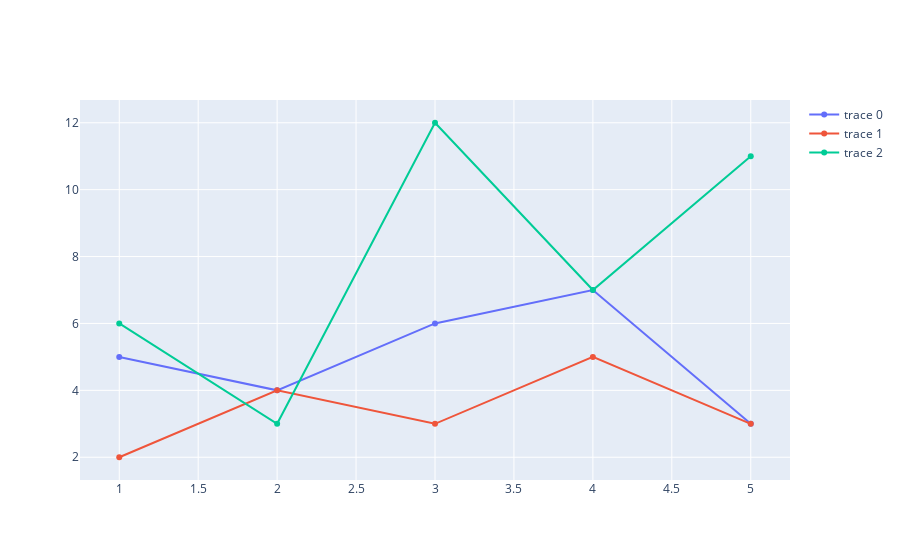

The code cell stored with this chart in its notebook:
### Code cell
x1,y1=[1,2,3,4,5],[5,4,6,7,3]
x2,y2=[1,2,3,4,5],[2,4,3,5,3]
x3,y3=[1,2,3,4,5],[6,3,12,7,11]
fig=go.Figure()
fig.add_trace(go.Scatter(x=x1,y=y1))
fig.add_trace(go.Scatter(x=x2,y=y2))
fig.add_trace(go.Scatter(x=x3,y=y3))
fig.show()

### Figure 1 — Plotly figure (JSON) as saved in the notebook; plotly's stock layout.template omitted (floating-point values rounded to 4 significant figures)
{"data": [{"type": "scatter", "x": [1, 2, 3, 4, 5], "y": [5, 4, 6, 7, 3]}, {"type": "scatter", "x": [1, 2, 3, 4, 5], "y": [2, 4, 3, 5, 3]}, {"type": "scatter", "x": [1, 2, 3, 4, 5], "y": [6, 3, 12, 7, 11]}], "layout": {"autosize": true, "xaxis": {"autorange": true, "range": [0.7575, 5.243], "type": "linear"}, "yaxis": {"autorange": true, "range": [1.175, 12.83], "type": "linear"}}}
